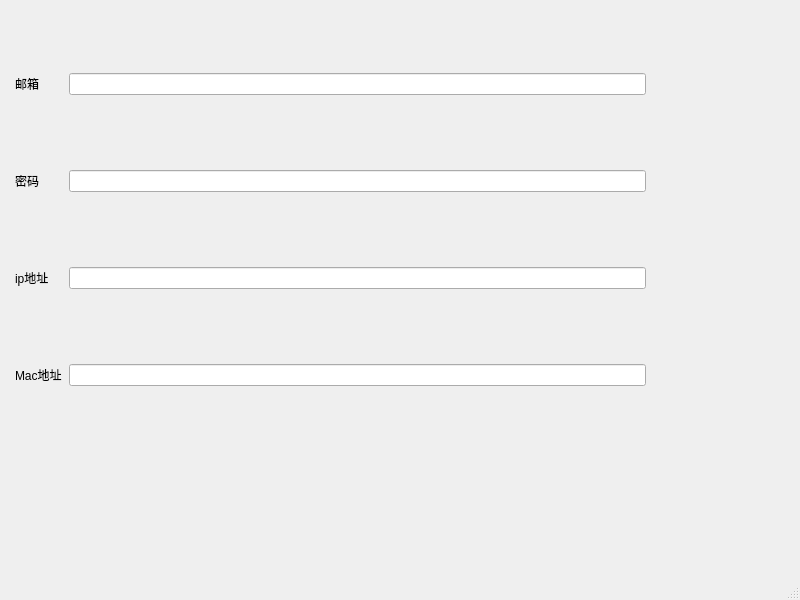
<?xml version="1.0" encoding="UTF-8"?>
<ui version="4.0">
 <class>MainWindow</class>
 <widget class="QMainWindow" name="MainWindow">
  <property name="geometry">
   <rect>
    <x>0</x>
    <y>0</y>
    <width>800</width>
    <height>600</height>
   </rect>
  </property>
  <property name="windowTitle">
   <string>MainWindow</string>
  </property>
  <widget class="QWidget" name="centralwidget">
   <widget class="QWidget" name="gridLayoutWidget">
    <property name="geometry">
     <rect>
      <x>10</x>
      <y>0</y>
      <width>641</width>
      <height>461</height>
     </rect>
    </property>
    <layout class="QGridLayout" name="gridLayout">
     <property name="leftMargin">
      <number>5</number>
     </property>
     <property name="topMargin">
      <number>5</number>
     </property>
     <property name="rightMargin">
      <number>5</number>
     </property>
     <property name="bottomMargin">
      <number>5</number>
     </property>
     <property name="spacing">
      <number>7</number>
     </property>
     <item row="2" column="2">
      <widget class="QLineEdit" name="email_Edit"/>
     </item>
     <item row="3" column="0">
      <widget class="QLabel" name="pwd_label">
       <property name="text">
        <string>密码</string>
       </property>
      </widget>
     </item>
     <item row="4" column="2">
      <widget class="QLineEdit" name="ip_Edit"/>
     </item>
     <item row="2" column="0">
      <widget class="QLabel" name="email_label">
       <property name="text">
        <string>邮箱</string>
       </property>
      </widget>
     </item>
     <item row="4" column="0">
      <widget class="QLabel" name="ip_label">
       <property name="text">
        <string>ip地址</string>
       </property>
      </widget>
     </item>
     <item row="5" column="0">
      <widget class="QLabel" name="Mac_label">
       <property name="text">
        <string>Mac地址</string>
       </property>
      </widget>
     </item>
     <item row="5" column="2">
      <widget class="QLineEdit" name="Mac_Edit"/>
     </item>
     <item row="3" column="2">
      <widget class="QLineEdit" name="pwd_Edit"/>
     </item>
    </layout>
   </widget>
  </widget>
  <widget class="QMenuBar" name="menubar">
   <property name="geometry">
    <rect>
     <x>0</x>
     <y>0</y>
     <width>800</width>
     <height>21</height>
    </rect>
   </property>
  </widget>
  <widget class="QStatusBar" name="statusbar"/>
 </widget>
 <resources/>
 <connections/>
</ui>
